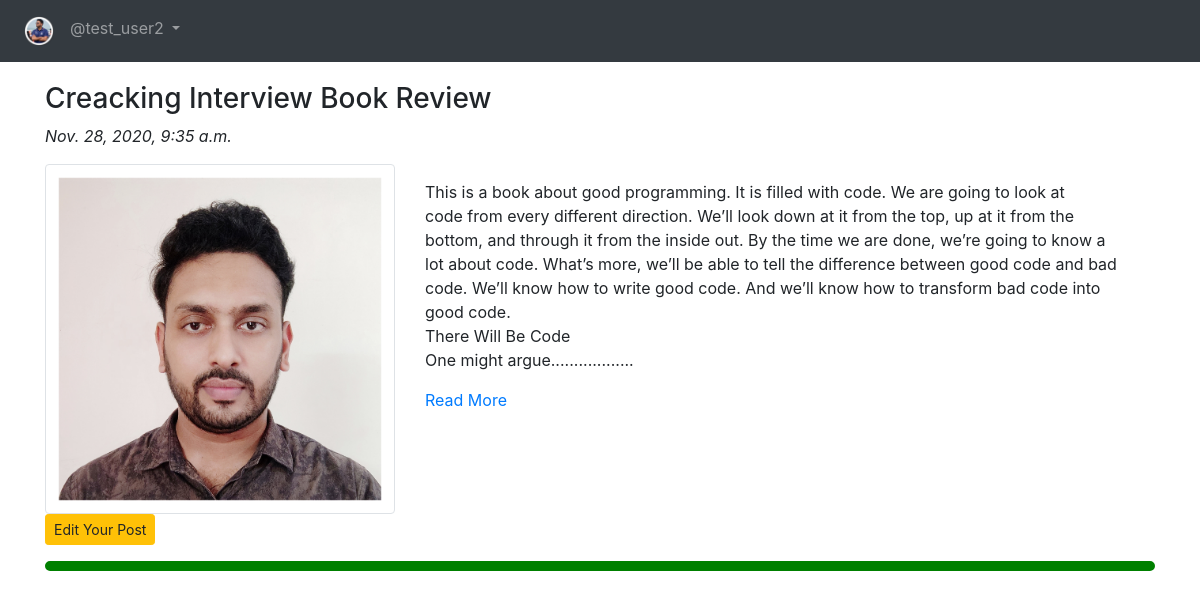
Page /blog/my-blogs/ (signed in) on the committed database.
### App_Blog/models.py (models this page shows, shortened)
class Blog(models.Model):
    author = models.ForeignKey(User, on_delete=models.CASCADE, related_name='post_author')
    blog_title = models.CharField(max_length=264, verbose_name="Put a Title")   # verbose = Label
    slug = models.SlugField(max_length=264, unique=True)
    blog_content = models.TextField(verbose_name="What is on Your Mind?")
    blog_image = models.ImageField(upload_to='blog_images', verbose_name="Image")
    publish_date = models.DateTimeField(auto_now_add=True)
    update_date = models.DateTimeField(auto_now=True)
    class Meta:
        ordering = ['-publish_date',]

### App_Blog/views.py (the view)
# urls.py: path('my-blogs/', views.MyBlogs.as_view(), name='my_blogs'),
class MyBlogs(LoginRequiredMixin, TemplateView):
    template_name = 'App_Blog/my_blogs.html'

### App_Blog/templatetags/custom_filters.py (called while the page is built)
def range_filter(value):
    return value[0:500] + ".................."

### templates/App_Blog/my_blogs.html (shortened to what this page needs)
{% extends 'base.html' %}
{% load custom_filters %}
{% block body_block %}
{% for blog in user.post_author.all %}
<h3>{{ blog.blog_title }}</h3>
<p><i>{{ blog.publish_date }}</i></p>
<div class="row">
  <div class="col-sm-4">
    <img src="/media/{{blog.blog_image}}" class="img-thumbnail" width="100%">
  </div>
  <div class="col-sm-8">
    <p>{{ blog.blog_content|range_filter|linebreaks }}</p>
    <a href="{% url 'App_Blog:blog_details' slug=blog.slug %}">Read More</a>
  </div>
</div>
<a href="{% url 'App_Blog:edit_blog' pk=blog.pk %}" class="btn btn-warning btn-sm">Edit Your Post</a>
<hr style="border: 5px solid green; border-radius: 5px;">
<br>
{% endfor %}
{% endblock %}

### templates/base.html (shortened to what this page needs)
<!DOCTYPE html>
<html lang="en" dir="ltr">
<head>
  <link rel="stylesheet" href="https://maxcdn.bootstrapcdn.com/bootstrap/4.4.1/css/bootstrap.min.css">
  <link href="https://maxcdn.bootstrapcdn.com/font-awesome/4.7.0/css/font-awesome.min.css" rel="stylesheet">
</head>
<body>
  <nav class="navbar navbar-expand-sm bg-dark navbar-dark">
    <ul class="navbar-nav">
      <li class="nav-item active">
        <a class="nav-link" href="{% url 'index' %}"><img src="/media/foysal.ico" width="30px"></a>
      </li>
      {% if user.is_authenticated %}
      <div class="nav-item dropdown">
        <a class="nav-link dropdown-toggle" href="#" id="navbardrop" data-toggle="dropdown">
          @{{user.username}}
        </a>
      </div>
      {% endif %}
    </ul>
  </nav>
  <div class="container" style="padding-top:20px">
    {% block body_block %}
    {% endblock %}
  </div>
</body>
</html>

### rows in the picture
Blog: blog_title "Creacking Interview Book Review", publish_date "Nov. 28, 2020, 9:35 a.m.", blog_image (picture), blog_content|range_filter "This is a book about good programming. It is filled with code. We are going to look at code from every different direction. We’ll look down at it from the top, up at it from the bottom, and through it from the inside out. By the time we are done, we’re going to know a lot about code. What’s more, we’ll be able to tell the difference between good code and bad code. We’ll know how to write good code. And we’ll know how to transform bad code into good code. There Will Be Code One might argue.................."

### other values in the picture
{{ user.username }} "test_user2"
